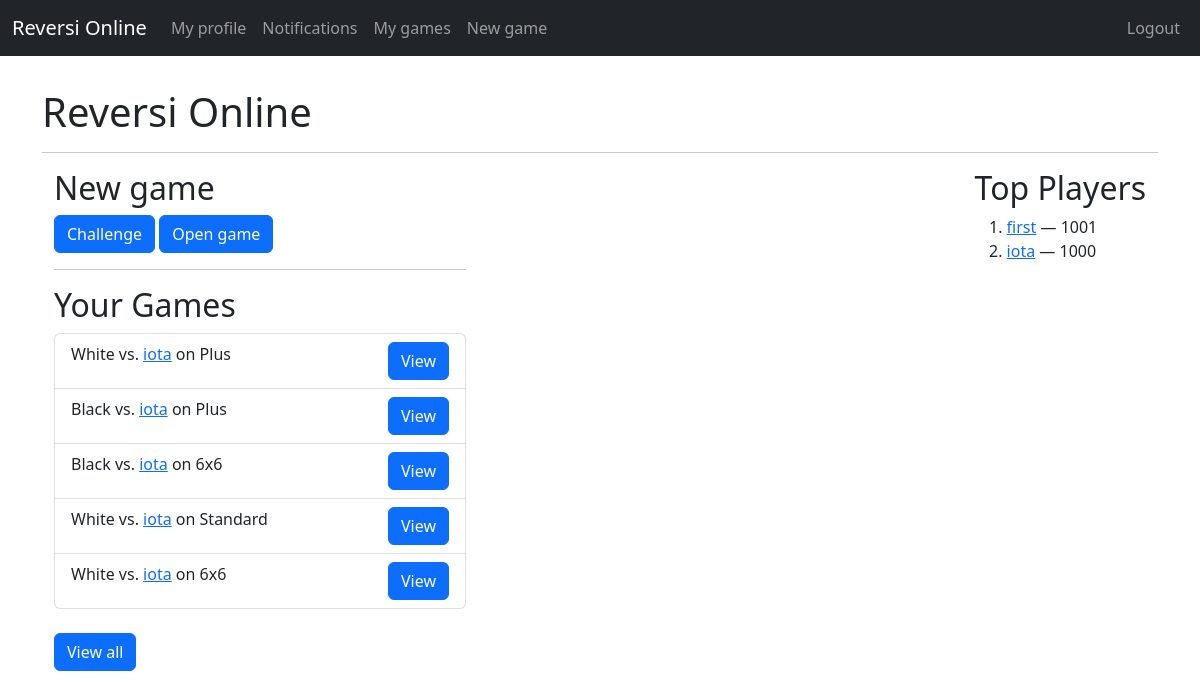
The app's page / (signed in) with its own data.
### game/models.py (models this page shows, shortened)
class Game(models.Model):
    first_player = models.ForeignKey(User, on_delete=models.CASCADE, related_name='first_player_in')
    second_player = models.ForeignKey(User, null=True, on_delete=models.CASCADE, related_name='second_player_in')
    first_player_is_X = models.BooleanField(default=True)
    first_players_turn = models.BooleanField(default=True)
    board_name = models.CharField(max_length=50)
    board_string = models.CharField(max_length=1056)
    open_game = models.BooleanField(default=False)
    game_started = models.BooleanField(default=False)
    game_ended = models.BooleanField(default=False)
    winner = models.CharField(max_length=1, null=True)
    most_recent_move = models.DateTimeField(auto_now_add=True)

### users/models.py (models this page shows)
class UserData(models.Model):
    user = models.OneToOneField(User, on_delete=models.CASCADE)
    elo_rating = models.IntegerField(default=1000)
    open_for_challenge = models.BooleanField(default=True)
    bio_text = models.CharField(max_length=2000, default="Hi! I'm new here!")

### base/views.py (the view)
# urls.py: path('', views.index, name="index"),
@login_required
def index(req):
    top_players = User.objects.all().order_by('-userdata__elo_rating')[:5]
    latest_games = get_player_games(req.user, 5)
    ctx = {
        'top_players': top_players,
        'latest_games': latest_games,
    }
    return render(req, 'base/index.html', ctx)

### base/views.py (called while the page is built)
def get_player_games(user, count=-1):
    latest_games = Game.objects.filter(Q(first_player=user) | Q(second_player=user)).order_by('-most_recent_move')
    if count > 0:
        latest_games = latest_games[:count]
    player_role = []
    player_opp = []
    for game in latest_games:
        player_role.append("White" if game.first_player_is_X ^ (game.second_player == user) else "Black")
        player_opp.append(game.first_player if game.second_player == user else game.second_player)
    return list(zip(latest_games, player_role, player_opp))

### base/templates/base/index.html
{% extends 'base/base.html' %}
{% block body %}
<h1>Reversi Online</h1>
<hr>
<div class="container-fluid">
    <div class="float-start">
        <h2>New game</h2>
        <a class="btn btn-primary" href="#">Challenge</a>
        <a class="btn btn-primary" href="{% url 'game:open_games' 1 %}">Open game</a>
        <hr>
        <h2>Your Games</h2>
        {% include 'base/game_list.html' with games=latest_games %}
        <br>
        <a href="{% url 'game:my_games' %}" class="btn btn-primary">View all</a>
    </div>
    <div class="float-end">
        <h2>Top Players</h2>
        <ol>
            {% for player in top_players %}
            <li>
                <a href="{% url 'base:profile' player.username %}">{{ player.username }}</a> — {{ player.userdata.elo_rating }}
            </li>
            {% endfor %}
        </ol>
    </div>
</div>
{% endblock %}

### base/templates/base/game_list.html
<ul class="list-group">
    {% for game_data in games %}
    <li class="list-group-item">
        <span class="float-start">
            {{ game_data.1 }} vs. <a href="{% url 'base:profile' game_data.2 %}">{{ game_data.2 }}</a> on {{ game_data.0.board_name }}
        </span>
        <a href="{% url 'game:view_game' game_data.0.id %}" class="btn btn-primary float-end" style="margin-left: 10vw">View</a>
    </li>
    {% endfor %}
</ul>

### records on screen
Game: game_data "White", username "iota", board_name "Plus"
Game: game_data "Black", username "iota", board_name "Plus"
Game: game_data "Black", username "iota", board_name "6x6"
Game: game_data "White", username "iota", board_name "Standard"
Game: game_data "White", username "iota", board_name "6x6"

### other values on screen
{{ player.username }} "first"
{{ player.userdata.elo_rating }} "1001"
{{ player.username }} "iota"
{{ player.userdata.elo_rating }} "1000"
